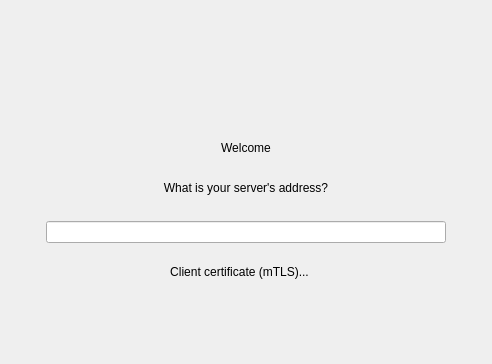
<?xml version="1.0" encoding="UTF-8"?>
<ui version="4.0">
 <class>ServerUrlSetupWizardPage</class>
 <widget class="QWidget" name="ServerUrlSetupWizardPage">
  <property name="geometry">
   <rect>
    <x>0</x>
    <y>0</y>
    <width>492</width>
    <height>364</height>
   </rect>
  </property>
  <property name="windowTitle">
   <string>Form</string>
  </property>
  <layout class="QVBoxLayout" name="verticalLayout">
   <item>
    <spacer name="verticalSpacer_2">
     <property name="orientation">
      <enum>Qt::Orientation::Vertical</enum>
     </property>
     <property name="sizeType">
      <enum>QSizePolicy::Policy::MinimumExpanding</enum>
     </property>
     <property name="sizeHint" stdset="0">
      <size>
       <width>20</width>
       <height>10</height>
      </size>
     </property>
    </spacer>
   </item>
   <item>
    <widget class="QLabel" name="logoLabel">
     <property name="alignment">
      <set>Qt::AlignmentFlag::AlignCenter</set>
     </property>
    </widget>
   </item>
   <item>
    <spacer name="verticalSpacer_4">
     <property name="orientation">
      <enum>Qt::Orientation::Vertical</enum>
     </property>
     <property name="sizeType">
      <enum>QSizePolicy::Policy::Minimum</enum>
     </property>
     <property name="sizeHint" stdset="0">
      <size>
       <width>20</width>
       <height>40</height>
      </size>
     </property>
    </spacer>
   </item>
   <item>
    <widget class="QLabel" name="welcomeTextLabel">
     <property name="text">
      <string>Welcome</string>
     </property>
     <property name="alignment">
      <set>Qt::AlignmentFlag::AlignCenter</set>
     </property>
    </widget>
   </item>
   <item>
    <spacer name="verticalSpacer_3">
     <property name="orientation">
      <enum>Qt::Orientation::Vertical</enum>
     </property>
     <property name="sizeType">
      <enum>QSizePolicy::Policy::Minimum</enum>
     </property>
     <property name="sizeHint" stdset="0">
      <size>
       <width>20</width>
       <height>20</height>
      </size>
     </property>
    </spacer>
   </item>
   <item>
    <widget class="QLabel" name="serverUrlLabel">
     <property name="text">
      <string>What is your server's address?</string>
     </property>
     <property name="alignment">
      <set>Qt::AlignmentFlag::AlignCenter</set>
     </property>
     <property name="buddy">
      <cstring>urlLineEdit</cstring>
     </property>
    </widget>
   </item>
   <item>
    <spacer name="verticalSpacer_5">
     <property name="orientation">
      <enum>Qt::Orientation::Vertical</enum>
     </property>
     <property name="sizeType">
      <enum>QSizePolicy::Policy::Fixed</enum>
     </property>
     <property name="sizeHint" stdset="0">
      <size>
       <width>20</width>
       <height>20</height>
      </size>
     </property>
    </spacer>
   </item>
   <item>
    <layout class="QHBoxLayout" name="horizontalLayout" stretch="1,2,1">
     <item>
      <spacer name="horizontalSpacer">
       <property name="orientation">
        <enum>Qt::Orientation::Horizontal</enum>
       </property>
       <property name="sizeType">
        <enum>QSizePolicy::Policy::MinimumExpanding</enum>
       </property>
       <property name="sizeHint" stdset="0">
        <size>
         <width>10</width>
         <height>20</height>
        </size>
       </property>
      </spacer>
     </item>
     <item>
      <widget class="QLineEdit" name="urlLineEdit">
       <property name="sizePolicy">
        <sizepolicy hsizetype="MinimumExpanding" vsizetype="Fixed">
         <horstretch>0</horstretch>
         <verstretch>0</verstretch>
        </sizepolicy>
       </property>
       <property name="minimumSize">
        <size>
         <width>400</width>
         <height>0</height>
        </size>
       </property>
       <property name="alignment">
        <set>Qt::AlignmentFlag::AlignCenter</set>
       </property>
      </widget>
     </item>
     <item>
      <spacer name="horizontalSpacer_2">
       <property name="orientation">
        <enum>Qt::Orientation::Horizontal</enum>
       </property>
       <property name="sizeType">
        <enum>QSizePolicy::Policy::MinimumExpanding</enum>
       </property>
       <property name="sizeHint" stdset="0">
        <size>
         <width>10</width>
         <height>20</height>
        </size>
       </property>
      </spacer>
     </item>
    </layout>
   </item>
   <item>
    <spacer name="verticalSpacer_6">
     <property name="orientation">
      <enum>Qt::Orientation::Vertical</enum>
     </property>
     <property name="sizeType">
      <enum>QSizePolicy::Policy::Fixed</enum>
     </property>
     <property name="sizeHint" stdset="0">
      <size>
       <width>20</width>
       <height>12</height>
      </size>
     </property>
    </spacer>
   </item>
   <item>
    <layout class="QHBoxLayout" name="clientCertLayout">
     <item>
      <spacer name="clientCertSpacerLeft">
       <property name="orientation">
        <enum>Qt::Orientation::Horizontal</enum>
       </property>
       <property name="sizeType">
        <enum>QSizePolicy::Policy::MinimumExpanding</enum>
       </property>
       <property name="sizeHint" stdset="0">
        <size>
         <width>10</width>
         <height>20</height>
        </size>
       </property>
      </spacer>
     </item>
     <item>
      <widget class="QPushButton" name="clientCertButton">
       <property name="flat">
        <bool>true</bool>
       </property>
       <property name="text">
        <string>Client certificate (mTLS)...</string>
       </property>
      </widget>
     </item>
     <item>
      <widget class="QLabel" name="clientCertStatusLabel">
       <property name="text">
        <string/>
       </property>
      </widget>
     </item>
     <item>
      <spacer name="clientCertSpacerRight">
       <property name="orientation">
        <enum>Qt::Orientation::Horizontal</enum>
       </property>
       <property name="sizeType">
        <enum>QSizePolicy::Policy::MinimumExpanding</enum>
       </property>
       <property name="sizeHint" stdset="0">
        <size>
         <width>10</width>
         <height>20</height>
        </size>
       </property>
      </spacer>
     </item>
    </layout>
   </item>
   <item>
    <spacer name="verticalSpacer">
     <property name="orientation">
      <enum>Qt::Orientation::Vertical</enum>
     </property>
     <property name="sizeType">
      <enum>QSizePolicy::Policy::MinimumExpanding</enum>
     </property>
     <property name="sizeHint" stdset="0">
      <size>
       <width>20</width>
       <height>20</height>
      </size>
     </property>
    </spacer>
   </item>
  </layout>
 </widget>
 <resources/>
 <connections/>
</ui>
